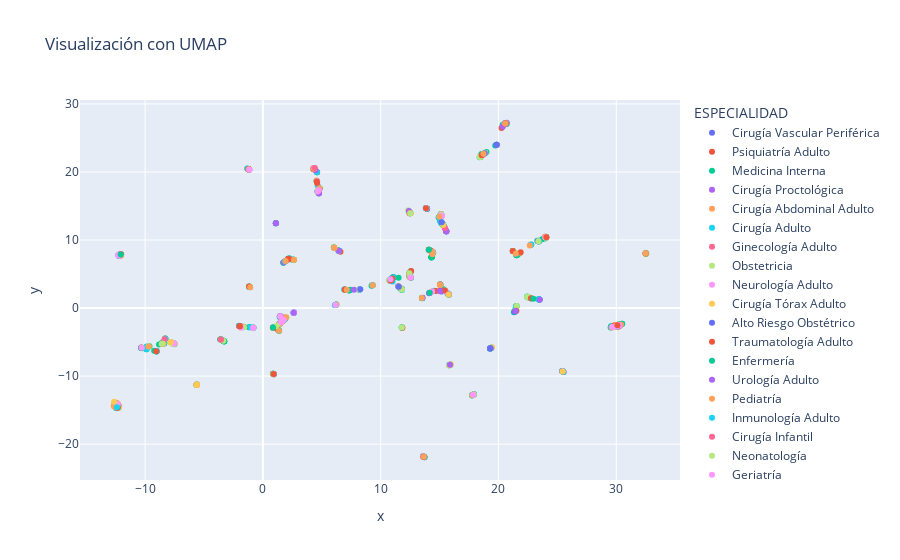

The notebook cell saved with this chart:
### Code cell
fig = px.scatter(
    samples, x=umap_emb[:,0], y=umap_emb[:,1], title='Visualización con UMAP',
    hover_name='RESUMEN', hover_data=['DIAGDESC','ESPECIALIDAD','CODIGO_MEDICAMENTO'], color='ESPECIALIDAD'
)

fig.show()
